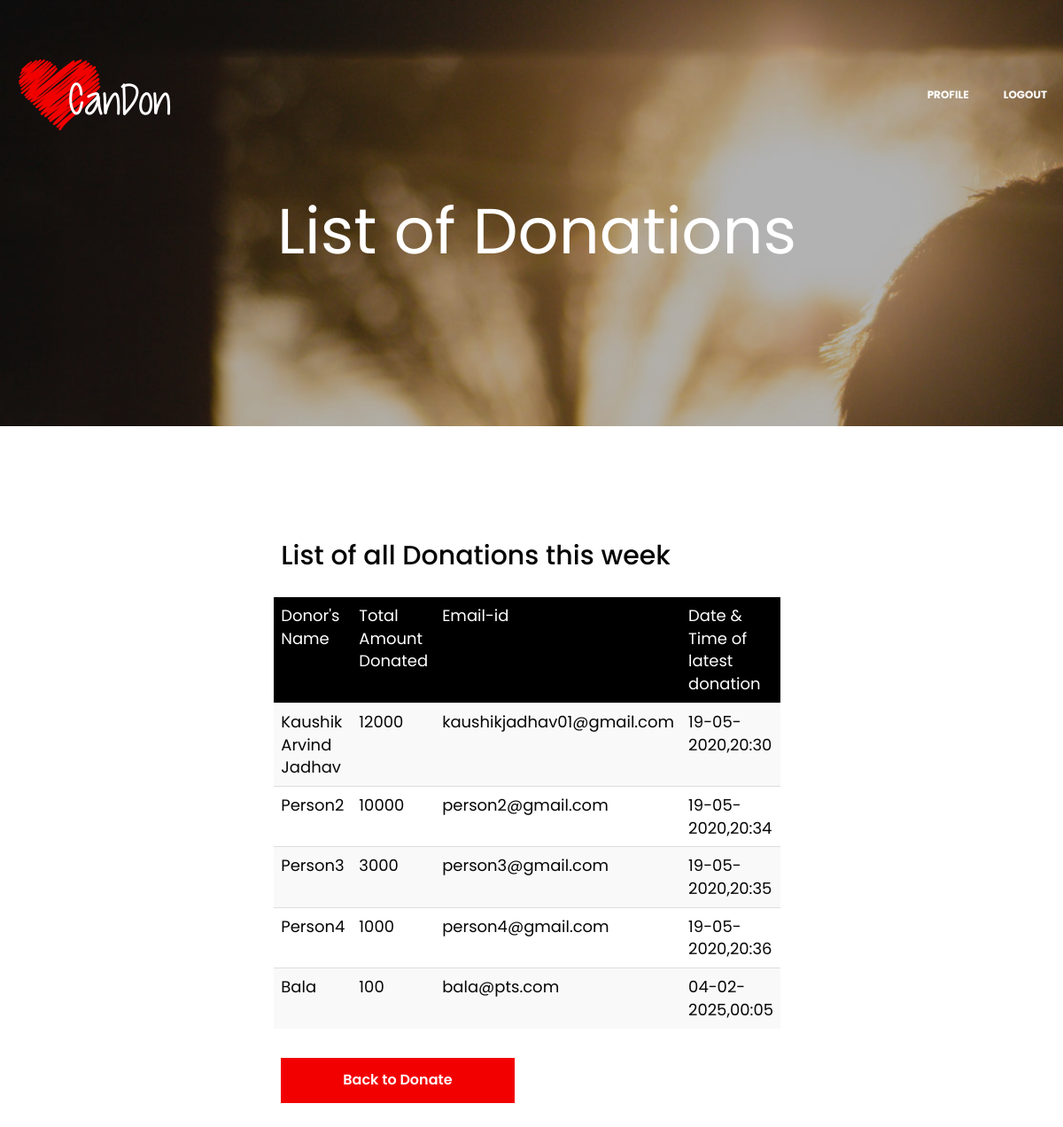
/list1 (signed in), run on the app's committed database.
### tables this page shows
CREATE TABLE Donors (Name TEXT NOT NULL, Amount INTEGER NOT NULL, Email TEXT NOT NULL, [timestamp] TIMESTAMP);

### Flask_Website/app.py (the view)
@app.route('/list1')
def list1():
   if session['logged_out']:
    return render_template('login.html',logged_out=1,user_exists=None, invalid = None)
   con = sql.connect("database.db")
   con.row_factory = sql.Row
   cur = con.cursor()
   cur.execute("SELECT * FROM Donors")
   rows = cur.fetchall();
   return render_template("list1.html",rows = rows)

### Flask_Website/list1.html (shortened to what this page needs)
<!DOCTYPE html>
<html lang="en">
<head>
    <link rel="stylesheet" href="assets/css/bootstrap.min.css">
    <link rel="stylesheet" href="assets/css/manual.css">
    <link rel="stylesheet" href="assets/css/bootstrap-responsive.min.css">
    <link rel="stylesheet" href="https://maxcdn.bootstrapcdn.com/font-awesome/4.5.0/css/font-awesome.min.css">
    <link rel="stylesheet" href="assets/css/css-fontello/animation.css" type="text/css"/>
    <link rel="stylesheet" href="assets/css/css-fontello/fontello.css" type="text/css"/>
    <link rel="stylesheet" href="assets/css/css-fontello/fontello-codes.css" type="text/css"/>
    <link rel="stylesheet" href="assets/css/css-fontello/fontello-embedded.css" type="text/css"/>
    <link rel="stylesheet" href="assets/css/css-fontello/fontello-ie7.css" type="text/css"/>
    <link rel="stylesheet" href="assets/css/css-fontello/fontello-ie7-codes.css" type="text/css"/>
</head>
<body>
<div class="page">
    <div class="menuBar">
    <nav class="navbar navbar-default ">
        <div class="container p0">
            <div class="navbar-header">
                <div class="logo">
                    <a href="index.html" class="navbar-brand">
                        <img src="assets/images/logo.png" alt="Homepage logo">
                        <span>CanDon</span>
                    </a>
                </div>
            </div>
            <div class="navbar-right">
                <div id="navbar-menu" class="collapse navbar-collapse ">
                    <ul class="nav navbar-nav" data-in="fadeInDown" data-out="fadeOutUp">
                        <li><a href="{{ url_for('profile') }}">PROFILE</a></li>
                        <li>
                            <a href="{{ url_for('logout') }}">LOGOUT</a>
                        </li>
                    </ul>
                </div>
            </div>
        </div>
    </nav>
</div>
    <div class="banner" style="background-image: url('assets/images/pexels-photo-69096.jpg');background-repeat: no-repeat;background-attachment: fixed;
  background-size: cover;">
        <div class="shadow-main">
            <h1> List of Donations</h1>
        </div>
    </div>
    <div class="main-contact">
        <div class="container">
            <div class="row">
                <div class="col-sm-6 col-sm-offset-3 col-xs-12">
                    <div class="leave-reply">
                        <div class="form-login">
                            <h3> List of all Donations this week </h3>
                            <table class="table table-striped" style="font-size: 18px;">
                            <thead style="background-color: black; color: white;">
                            <td>Donor's Name</td>
                            <td>Total Amount Donated</td>
                            <td>Email-id</td>
                            <td>Date & Time of latest donation</td>
                            </thead>
                            {% for row in rows %}
                            <tr>
                            <td>{{row["Name"]}}</td>
                            <td>{{row["Amount"]}}</td>
                            <td> {{ row["Email"]}}</td>
                            <td> {{ row["timestamp"]}}</td>
                            </tr>
                            {% endfor %}
                            </table>
                            <br>
                            <button class="red-btn red-btn-form btn-login"><a href="/donate">Back to Donate</a></button>
                        </div>
                    </div>
                </div>
            </div>
        </div>
    </div>
</div>
</body>
</html>

### data on the page
Donors: Name "Kaushik Arvind Jadhav", Amount "12000", Email "kaushikjadhav01@gmail.com", timestamp "19-05-2020,20:30"
Donors: Name "Person2", Amount "10000", Email "person2@gmail.com", timestamp "19-05-2020,20:34"
Donors: Name "Person3", Amount "3000", Email "person3@gmail.com", timestamp "19-05-2020,20:35"
Donors: Name "Person4", Amount "1000", Email "person4@gmail.com", timestamp "19-05-2020,20:36"
Donors: Name "Bala", Amount "100", Email "bala@pts.com", timestamp "04-02-2025,00:05"
